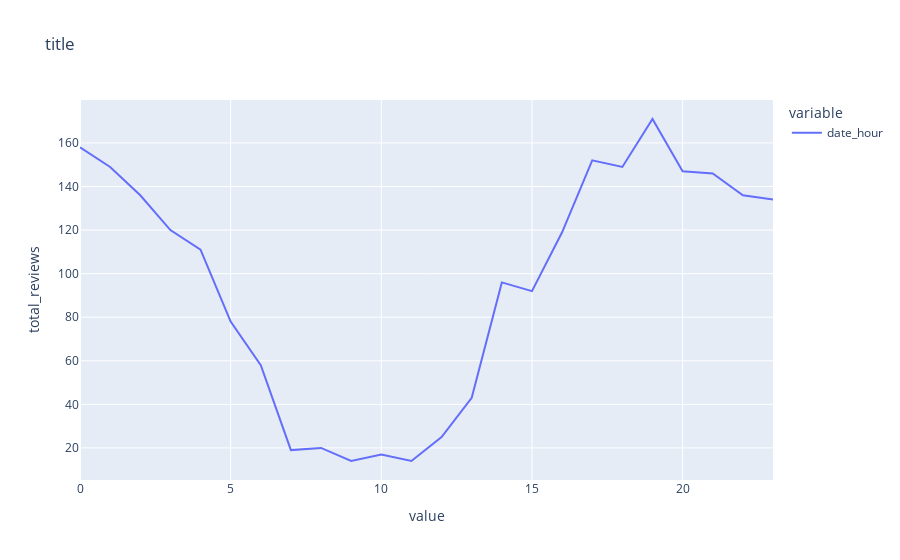

Write notebook code for a chart like this one.
### Code cell
import plotly.express as px

fig = px.line(df2, x=['date_hour'], y="total_reviews", title='title')
fig.show()

### Figure 1 — Plotly figure (JSON) as saved in the notebook; plotly's stock layout.template omitted (floating-point values rounded to 4 significant figures)
{"data": [{"hovertemplate": "variable=date_hour<br>value=%{x}<br>total_reviews=%{y}<extra></extra>", "legendgroup": "date_hour", "line": {"color": "#636efa", "dash": "solid"}, "mode": "lines", "name": "date_hour", "orientation": "v", "showlegend": true, "type": "scatter", "x": [0, 1, 2, 3, 4, 5, 6, 7, 8, 9, 10, 11, 12, 13, 14, 15, 16, 17, 18, 19, 20, 21, 22, 23], "xaxis": "x", "y": [158, 149, 136, 120, 111, 78, 58, 19, 20, 14, 17, 14, 25, 43, 96, 92, 119, 152, 149, 171, 147, 146, 136, 134], "yaxis": "y"}], "layout": {"legend": {"title": {"text": "variable"}, "tracegroupgap": 0}, "title": {"text": "title"}, "xaxis": {"anchor": "y", "domain": [0, 1], "title": {"text": "value"}}, "yaxis": {"anchor": "x", "domain": [0, 1], "title": {"text": "total_reviews"}}}}
